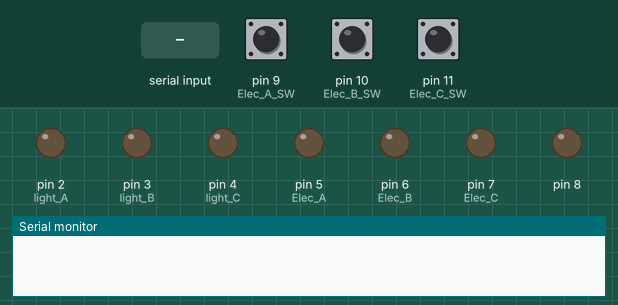
This sketch was run on a simulated Arduino Uno, built with avr-gcc and run on an emulated ATmega328P. On the bench: output pins drawn as LEDs (lit = HIGH), the last lines printed to the serial monitor. Inputs (shaded band) come from the test bench; at power-on: pin 9 (Elec_A_SW) LOW, pin 10 (Elec_B_SW) LOW, pin 11 (Elec_C_SW) LOW.

Above: at 1.2 s.
1.3 s: pin 9 (Elec_A_SW) pulled HIGH for 3.2 s
At 5.0 s:
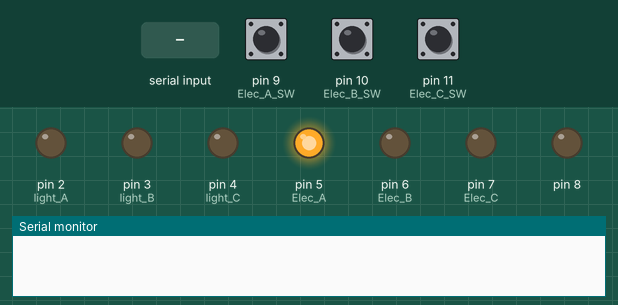
6.0 s: pin 10 (Elec_B_SW) pulled HIGH for 0.15 s
At 6.3 s:
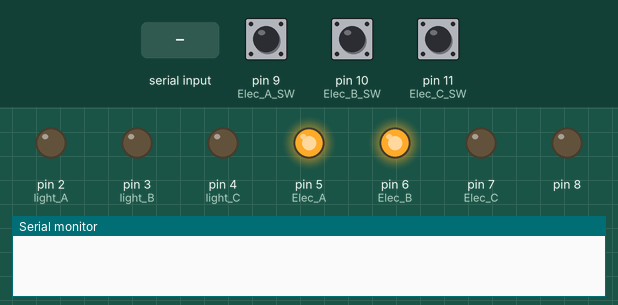
7.6 s: "1" received over Serial
At 8.7 s:
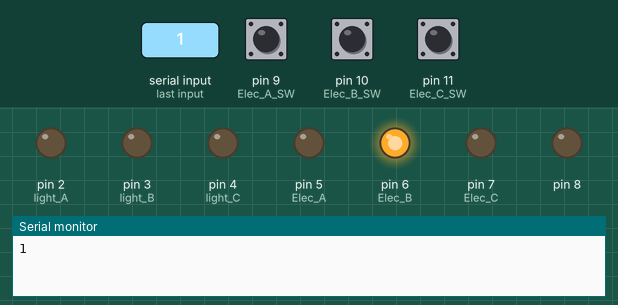
9.1 s: pin 11 (Elec_C_SW) pulled HIGH for 0.15 s
At 9.8 s:
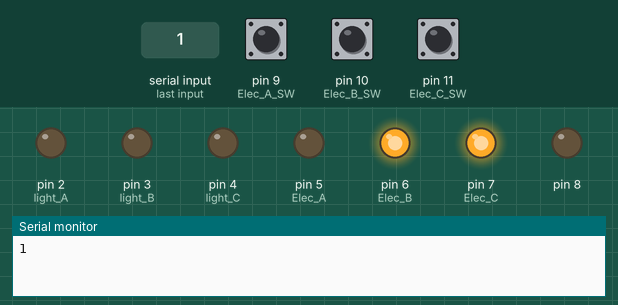
10.7 s: pin 9 (Elec_A_SW) pulled HIGH for 0.15 s
At 11.1 s:
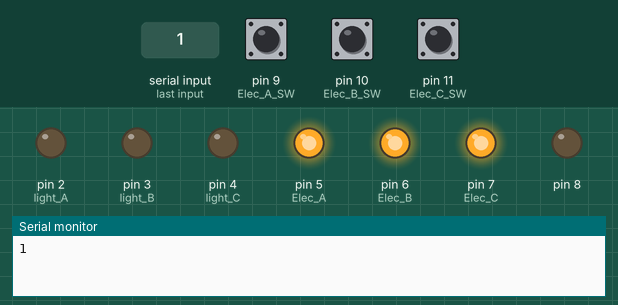
12.3 s: "2" received over Serial
At 13.5 s:
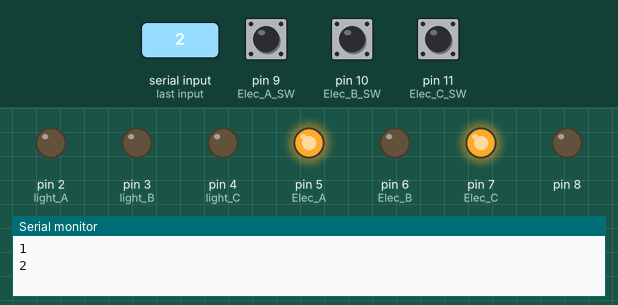
Timing chart, 0 to 14.8 s (numbered marks = the images above; inputs shaded):
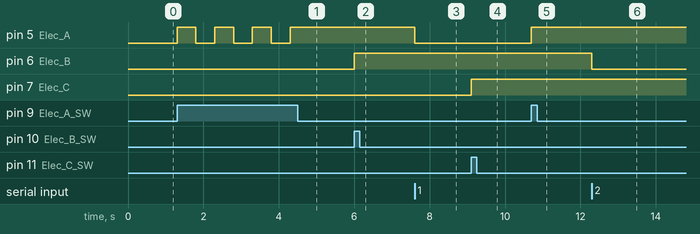

Measured:
- after the input at 1.3 s, pin 5 (Elec_A): alternates HIGH for 0.50 s and LOW for 0.50 s, 7 changes in all, then stays HIGH, starting at once
- after the input at 6.0 s, pin 6 (Elec_B): LOW → HIGH at once
- after the input at 7.6 s, pin 5 (Elec_A): HIGH → LOW at once
- after the input at 9.1 s, pin 7 (Elec_C): LOW → HIGH at once
- after the input at 10.7 s, pin 5 (Elec_A): LOW → HIGH at once
- after the input at 12.3 s, pin 6 (Elec_B): HIGH → LOW at once

The sketch:

VCPP_Arduino.ino
```cpp
const int light_A = 2, light_B = 3, light_C = 4, Elec_A = 5, Elec_B = 6, Elec_C = 7, warning_bz = 8;
const int Elec_A_SW = 9, Elec_B_SW = 10, Elec_C_SW = 11;

char input;
int i;

void setup() {

  for(i=2; i<=8; i++) pinMode(i, OUTPUT);
  for(i=9; i<=11; i++) pinMode(i, INPUT);

  Serial.begin(9600);
}

void loop() {

  if(digitalRead(Elec_A_SW)==1) {
    if(digitalRead(Elec_A)==1) digitalWrite(Elec_A, LOW);
    else digitalWrite(Elec_A, HIGH);
    delay(500);
  }
  if(digitalRead(Elec_B_SW)==1) {
    if(digitalRead(Elec_B)==1) digitalWrite(Elec_B, LOW);
    else digitalWrite(Elec_B, HIGH);
    delay(500);
  }
  if(digitalRead(Elec_C_SW)==1) {
    if(digitalRead(Elec_C)==1) digitalWrite(Elec_C, LOW);
    else digitalWrite(Elec_C, HIGH);
    delay(500);
  }

  if(Serial.available()) {
    input = Serial.read();
    Serial.println(input);

    switch(input) {
      case '1' : // A 퇴장시 실행할 코드
      digitalWrite(light_A, LOW);
      digitalWrite(Elec_A, LOW);
      break;

      case '2' :
      digitalWrite(light_B, LOW);
      digitalWrite(Elec_B, LOW);
      break;

      case '3' :
      digitalWrite(light_C, LOW);
      digitalWrite(Elec_C, LOW);
      break;

      default : //Unknown 퇴장
      break;
    }
  }

}
```
